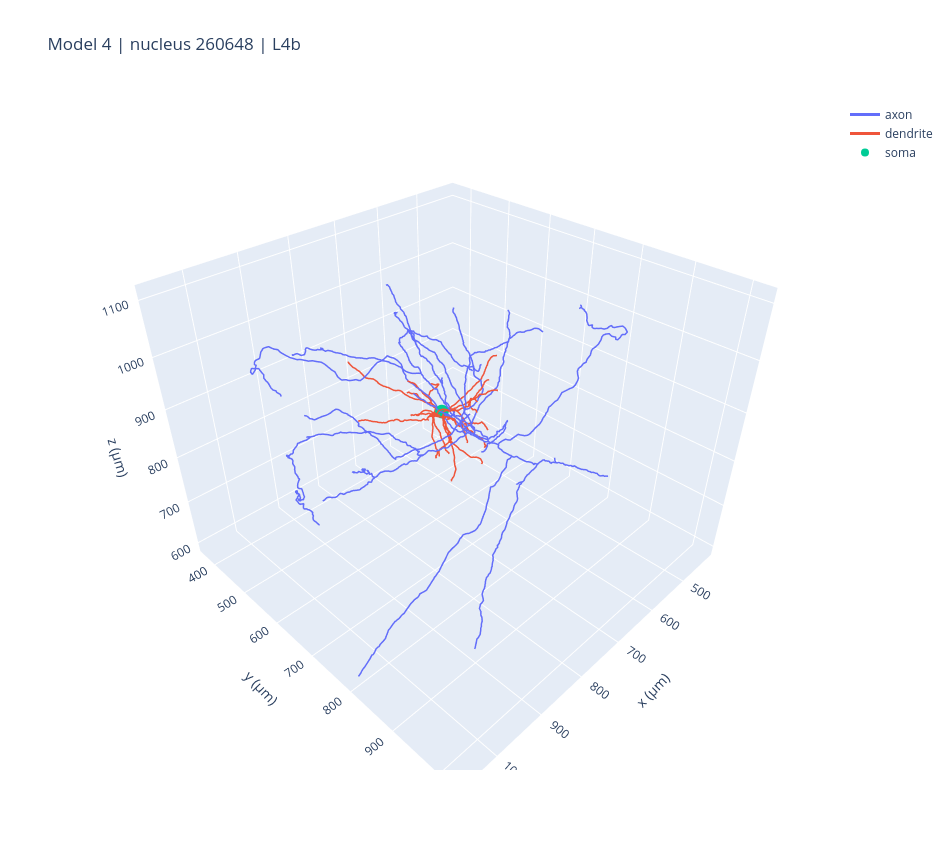

The code cell stored with this chart in its notebook:
### Markdown cell above
## 5. Interactive 3D view of one neuron

This view separates axon, dendrite and apical compartments where those labels exist. Audit markers can also be displayed for radius-normalised points and non-soma compartment transitions.

### Code cell
def plot_neuron_3d(
    model_node_id,
    max_points_per_section=100,
    show_audit_markers=True,
):
    model_node_id = int(model_node_id)
    morph, arrays = morphology_lines_by_compartment(
        model_node_id,
        max_points_per_section=max_points_per_section,
    )

    meta = manifest.set_index("model_node_id").loc[model_node_id]
    swc = load_processed_swc(model_node_id).set_index("id")

    fig = go.Figure()

    for compartment, (xs, ys, zs) in arrays.items():
        fig.add_trace(
            go.Scatter3d(
                x=xs,
                y=ys,
                z=zs,
                mode="lines",
                line=dict(width=3),
                name=compartment,
            )
        )

    soma_points = np.asarray(morph.soma.points, dtype=float)
    soma_center = soma_points.mean(axis=0)

    fig.add_trace(
        go.Scatter3d(
            x=[soma_center[0]],
            y=[soma_center[1]],
            z=[soma_center[2]],
            mode="markers",
            marker=dict(size=8),
            name="soma",
        )
    )

    if show_audit_markers:
        model_radius = radius_events.loc[
            radius_events["model_node_id"].eq(model_node_id)
        ]

        if not model_radius.empty:
            mapped_radius = model_radius.merge(
                point_map.loc[
                    point_map["model_node_id"].eq(model_node_id),
                    ["raw_point_id", "simulation_point_id"],
                ],
                on="raw_point_id",
                how="left",
                validate="one_to_one",
            )

            radius_points = swc.loc[
                mapped_radius["simulation_point_id"].astype(int)
            ]

            fig.add_trace(
                go.Scatter3d(
                    x=radius_points["x"],
                    y=radius_points["y"],
                    z=radius_points["z"],
                    mode="markers",
                    marker=dict(size=6, symbol="diamond"),
                    name="radius-normalised point",
                    text=[
                        f"raw point {raw}<br>0 → {new:.3f} µm"
                        for raw, new in zip(
                            mapped_radius["raw_point_id"],
                            mapped_radius["normalized_radius_um"],
                        )
                    ],
                    hovertemplate="%{text}<extra></extra>",
                )
            )

        model_transitions = transition_events.loc[
            transition_events["model_node_id"].eq(model_node_id)
            & transition_events["parent_type"].ne(1)
            & transition_events["child_type"].ne(1)
        ]

        if not model_transitions.empty:
            transition_points = swc.loc[
                model_transitions["child_point_id"].astype(int)
            ]

            fig.add_trace(
                go.Scatter3d(
                    x=transition_points["x"],
                    y=transition_points["y"],
                    z=transition_points["z"],
                    mode="markers",
                    marker=dict(size=8, symbol="x"),
                    name="non-soma type transition",
                    text=[
                        f"{parent} → {child}"
                        for parent, child in zip(
                            model_transitions["parent_compartment"],
                            model_transitions["child_compartment"],
                        )
                    ],
                    hovertemplate="%{text}<extra></extra>",
                )
            )

    fig.update_layout(
        title=(
            f"Model {model_node_id} | nucleus {int(meta['nucleus_id'])} | "
            f"{meta['microns_mtype']}"
        ),
        scene=dict(
            xaxis_title="x (µm)",
            yaxis_title="y (µm)",
            zaxis_title="z (µm)",
            aspectmode="data",
        ),
        width=950,
        height=850,
    )

    return fig


plot_neuron_3d(4).show()

### Figure 1 — Plotly figure (JSON) as saved in the notebook; plotly's stock layout.template omitted (floating-point values rounded to 4 significant figures; data arrays with more than 128 entries replaced by an {"elided": "..."} marker saying what was removed)
{"data": [{"line": {"width": 3}, "mode": "lines", "name": "axon", "type": "scatter3d", "x": {"elided": "2728 float values"}, "y": {"elided": "2728 float values"}, "z": {"elided": "2728 float values"}}, {"line": {"width": 3}, "mode": "lines", "name": "dendrite", "type": "scatter3d", "x": {"elided": "1237 float values"}, "y": {"elided": "1237 float values"}, "z": {"elided": "1237 float values"}}, {"marker": {"size": 8}, "mode": "markers", "name": "soma", "type": "scatter3d", "x": [717.1], "y": [636.9], "z": [861.8]}], "layout": {"height": 850, "scene": {"aspectmode": "data", "xaxis": {"title": {"text": "x (µm)"}}, "yaxis": {"title": {"text": "y (µm)"}}, "zaxis": {"title": {"text": "z (µm)"}}}, "title": {"text": "Model 4 | nucleus 260648 | L4b"}, "width": 950}}
